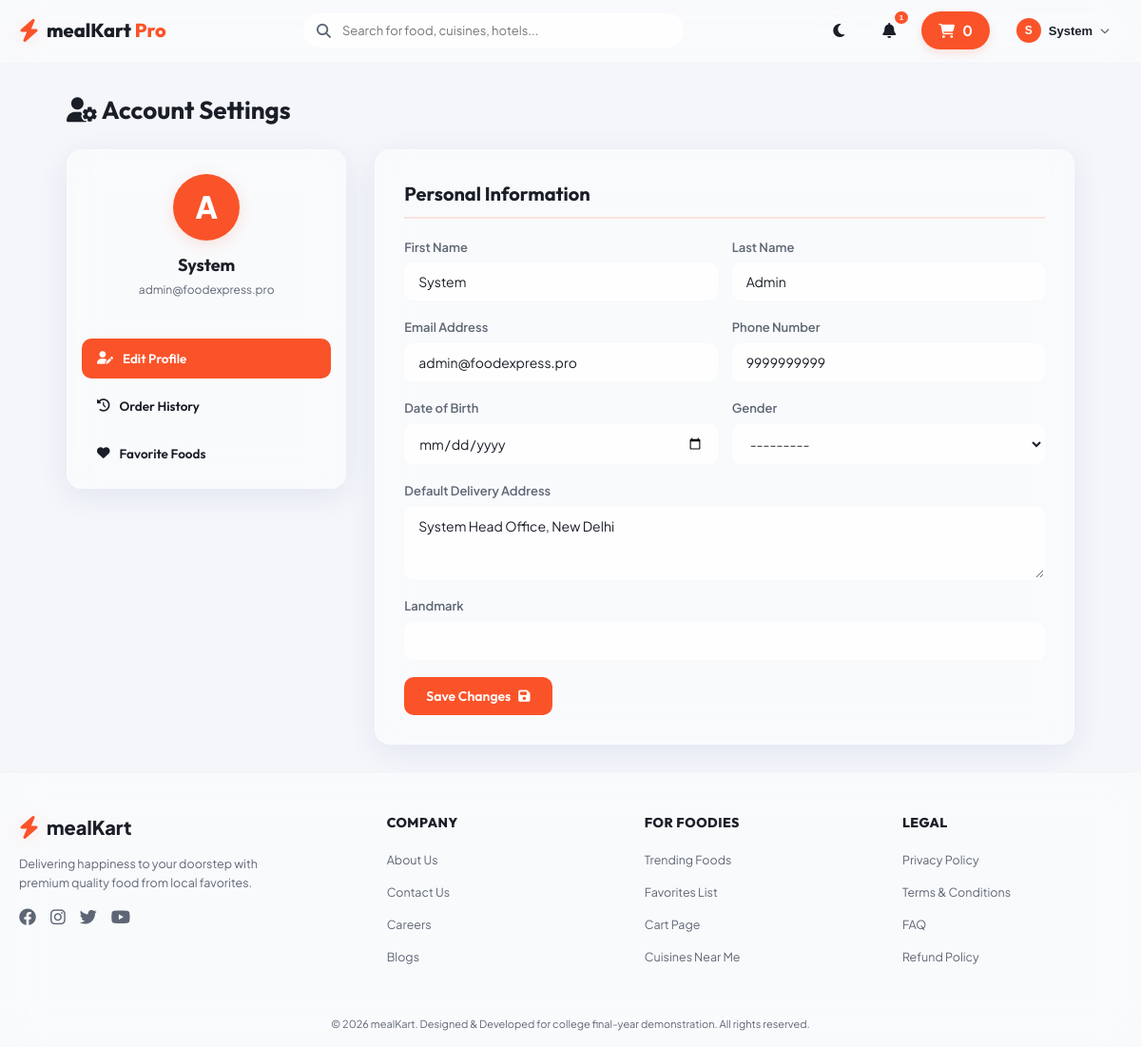
/profile/ (signed in), run on the app's committed database.
### foodapp/models.py (models this page shows, shortened)
class UserProfile(models.Model):
    GENDER_CHOICES = [
        ('M', 'Male'),
        ('F', 'Female'),
        ('O', 'Other'),
    ]
    user = models.OneToOneField(User, on_delete=models.CASCADE, related_name='profile')
    phone_number = models.CharField(max_length=15, blank=True, null=True)
    date_of_birth = models.DateField(blank=True, null=True)
    gender = models.CharField(max_length=1, choices=GENDER_CHOICES, blank=True, null=True)
    saved_address = models.TextField(blank=True, null=True)
    landmark = models.CharField(max_length=100, blank=True, null=True)

### foodapp/views.py (the view)
# urls.py: path('profile/', views.profile_view, name='profile'),
@login_required
def profile_view(request):
    profile, created = UserProfile.objects.get_or_create(user=request.user)
    if request.method == 'POST':
        form = UserProfileForm(request.POST, instance=profile)
        if form.is_valid():
            form.save()
            messages.success(request, "Profile updated successfully!")
            return redirect('profile')
        else:
            messages.error(request, "Failed to update profile. Please verify your inputs.")
    else:
        form = UserProfileForm(instance=profile)
    favorites = Favourite.objects.filter(user=request.user).select_related('food_item', 'food_item__hotel')
    orders = Order.objects.filter(user=request.user).order_by('-order_date')
    context = {
        'form': form,
        'favorites': favorites,
        'orders': orders
    }
    return render(request, 'profile.html', context)

### templates/profile.html (shortened to what this page needs)
{% extends 'base.html' %}
{% block content %}
<div class="profile-container">
    <h2 class="page-title"><i class="fa-solid fa-user-gear"></i> Account Settings</h2>
    <div class="profile-layout">
        <div class="profile-tabs-sidebar glass-panel">
            <div class="profile-summary-header">
                <div class="user-avatar-large">
                    {{ user.username.0|upper }}
                </div>
                <h3>{{ user.first_name|default:user.username }}</h3>
                <p>{{ user.email }}</p>
            </div>
            <nav class="profile-tabs-nav">
                <button class="tab-nav-btn active" data-target="profile-edit-tab"><i class="fa-solid fa-user-pen"></i> Edit Profile</button>
                <button class="tab-nav-btn" data-target="order-history-tab"><i class="fa-solid fa-clock-rotate-left"></i> Order History</button>
                <button class="tab-nav-btn" data-target="favorites-tab"><i class="fa-solid fa-heart"></i> Favorite Foods</button>
            </nav>
        </div>
        <div class="profile-panels-pane">
            <div class="profile-panel active glass-panel" id="profile-edit-tab">
                <h3>Personal Information</h3>
                <form method="POST" action="{% url 'profile' %}" class="profile-form">
                    <div class="form-row-grid">
                        <div class="form-group">
                            <label for="id_first_name">First Name</label>
                            <input type="text" id="id_first_name" name="first_name" class="form-control" value="{{ form.first_name.value|default:'' }}" required>
                        </div>
                        <div class="form-group">
                            <label for="id_last_name">Last Name</label>
                            <input type="text" id="id_last_name" name="last_name" class="form-control" value="{{ form.last_name.value|default:'' }}">
                        </div>
                    </div>
                    <div class="form-row-grid">
                        <div class="form-group">
                            <label for="id_email">Email Address</label>
                            <input type="email" id="id_email" name="email" class="form-control" value="{{ form.email.value|default:'' }}" required>
                        </div>
                        <div class="form-group">
                            <label for="id_phone_number">Phone Number</label>
                            <input type="text" id="id_phone_number" name="phone_number" class="form-control" value="{{ form.phone_number.value|default:'' }}">
                        </div>
                    </div>
                    <div class="form-row-grid">
                        <div class="form-group">
                            <label for="id_date_of_birth">Date of Birth</label>
                            <input type="date" id="id_date_of_birth" name="date_of_birth" class="form-control" value="{{ form.date_of_birth.value|default:'' }}">
                        </div>
                        <div class="form-group">
                            <label for="id_gender">Gender</label>
                            {{ form.gender }}
                        </div>
                    </div>
                    <div class="form-group">
                        <label for="id_saved_address">Default Delivery Address</label>
                        {{ form.saved_address }}
                    </div>
                    <div class="form-group">
                        <label for="id_landmark">Landmark</label>
                        {{ form.landmark }}
                    </div>
                    <button type="submit" class="btn btn-primary">Save Changes <i class="fa-solid fa-floppy-disk"></i></button>
                </form>
            </div>
        </div>
    </div>
</div>
{% endblock %}

### templates/base.html (shortened to what this page needs)
<!DOCTYPE html>
<html lang="en">
<head>
    <link rel="stylesheet" href="https://cdnjs.cloudflare.com/ajax/libs/font-awesome/6.4.0/css/all.min.css">
    <link rel="stylesheet" href="/static/css/style.css">
    <link rel="stylesheet" href="/static/css/responsive.css">
    <link rel="stylesheet" href="/static/css/animation.css">
</head>
<body class="light-mode">
    <header class="navbar-header">
        <div class="nav-container">
            <a href="{% url 'home' %}" class="nav-logo">
                <i class="fa-solid fa-bolt logo-icon"></i>
                <span class="logo-text">mealKart <span class="accent-text">Pro</span></span>
            </a>
            {% if user.is_authenticated %}
            <div class="nav-search-bar">
                <i class="fa-solid fa-magnifying-glass search-icon"></i>
                <input type="text" id="global-search-input" placeholder="Search for food, cuisines, hotels..." autocomplete="off">
            </div>
            {% endif %}
            <div class="nav-actions">
                <button id="theme-toggle-btn" class="nav-action-btn" title="Toggle Dark/Light Mode">
                    <i class="fa-solid fa-moon theme-icon"></i>
                </button>
                {% if user.is_authenticated %}
                <div class="notifications-dropdown-container">
                    <button class="nav-action-btn" id="notif-toggle-btn" title="Notifications">
                        <i class="fa-solid fa-bell"></i>
                        <span class="badge badge-pulse">1</span>
                    </button>
                </div>
                <a href="{% url 'cart' %}" class="nav-cart-btn" title="Shopping Cart">
                    <i class="fa-solid fa-cart-shopping"></i>
                    <span class="cart-badge-qty" id="global-cart-qty">{{ cart_count|default:0 }}</span>
                </a>
                <div class="profile-dropdown-container">
                    <button class="nav-profile-trigger" id="profile-menu-btn">
                        <div class="profile-avatar">
                            {% if user.first_name %}
                                {{ user.first_name.0|upper }}
                            {% else %}
                                {{ user.username.0|upper }}
                            {% endif %}
                        </div>
                        <span class="nav-username">{{ user.first_name|default:user.username }}</span>
                        <i class="fa-solid fa-chevron-down chevron-icon"></i>
                    </button>
                </div>
                {% else %}
                <a href="{% url 'login' %}" class="btn btn-outline">Sign In</a>
                <a href="{% url 'signup' %}" class="btn btn-primary">Sign Up</a>
                {% endif %}
            </div>
        </div>
    </header>
    <main class="main-content">
        {% block content %}{% endblock %}
    </main>
    <footer class="app-footer">
        <div class="footer-container">
            <div class="footer-brand">
                <div class="footer-logo">
                    <i class="fa-solid fa-bolt logo-icon"></i>
                    <span>mealKart</span>
                </div>
                <p class="footer-desc">Delivering happiness to your doorstep with premium quality food from local favorites.</p>
                <div class="footer-socials">
                    <a href="#"><i class="fa-brands fa-facebook"></i></a>
                    <a href="#"><i class="fa-brands fa-instagram"></i></a>
                    <a href="#"><i class="fa-brands fa-twitter"></i></a>
                    <a href="#"><i class="fa-brands fa-youtube"></i></a>
                </div>
            </div>
            <div class="footer-links">
                <h4>Company</h4>
                <ul>
                    <li><a href="{% url 'about' %}">About Us</a></li>
                    <li><a href="{% url 'contact' %}">Contact Us</a></li>
                    <li><a href="#">Careers</a></li>
                    <li><a href="#">Blogs</a></li>
                </ul>
            </div>
            <div class="footer-links">
                <h4>For Foodies</h4>
                <ul>
                    <li><a href="{% url 'home' %}">Trending Foods</a></li>
                    <li><a href="{% url 'profile' %}#favourites">Favorites List</a></li>
                    <li><a href="{% url 'cart' %}">Cart Page</a></li>
                    <li><a href="#">Cuisines Near Me</a></li>
                </ul>
            </div>
            <div class="footer-links">
                <h4>Legal</h4>
                <ul>
                    <li><a href="#">Privacy Policy</a></li>
                    <li><a href="#">Terms & Conditions</a></li>
                    <li><a href="#">FAQ</a></li>
                    <li><a href="#">Refund Policy</a></li>
                </ul>
            </div>
        </div>
        <div class="footer-bottom">
            <p>&copy; 2026 mealKart. Designed & Developed for college final-year demonstration. All rights reserved.</p>
        </div>
    </footer>
</body>
</html>

### static/css/animation.css (style rules this page uses)
.badge-pulse { animation: badgePulse 2s infinite ease-in-out; }

### data on the page
UserProfile: phone_number "9999999999", gender "---------", saved_address "System Head Office, New Delhi"

### other printed values
{{ cart_count|default:0 }} "0"
{{ user.first_name.0|upper }} "S"
{{ user.first_name|default:user.username }} "System"
{{ user.username.0|upper }} "A"
{{ user.email }} "admin@foodexpress.pro"
